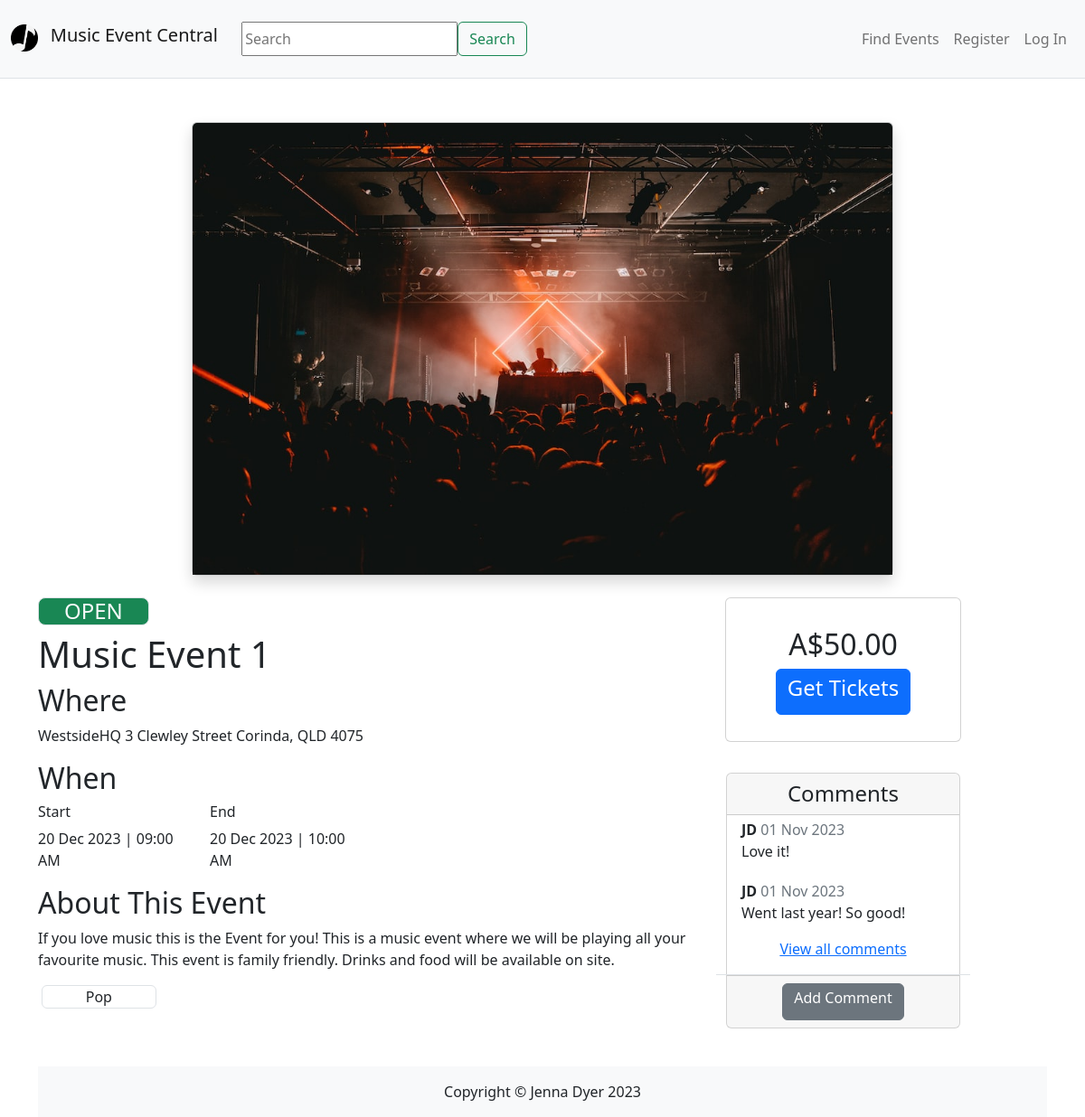
Page /events/details=1 on the committed database.
### MusicEventCentral/models.py (models this page shows, shortened)
class Event(db.Model):
    __tablename__ = 'events'
    id = db.Column(db.Integer, primary_key=True)
    name = db.Column(db.String(80))
    start_time = db.Column(db.Time)
    end_time = db.Column(db.Time)
    start_date = db.Column(db.Date)
    end_date = db.Column(db.Date)
    location = db.Column(db.String(200))
    total_tickets = db.Column(db.Integer)
    tickets_avail = db.Column(db.Integer)
    status = db.Column(db.String(80), default="Open")
    description = db.Column(db.String(200))
    image = db.Column(db.String(400))
    price = db.Column(db.Numeric(precision=10, scale=2))
    genre = db.Column(db.String(80))
    user_id = db.Column(db.Integer, db.ForeignKey('users.id'))
    comments = db.relationship('Comment', backref='events')

class Comment(db.Model):
    __tablename__ = 'comments'
    id = db.Column(db.Integer, primary_key=True)
    text = db.Column(db.String(400))
    created_at = db.Column(db.DateTime, default=datetime.now())
    user_id = db.Column(db.Integer, db.ForeignKey('users.id'))
    event_id = db.Column(db.Integer, db.ForeignKey('events.id'))

class User(db.Model, UserMixin):
    __tablename__ = 'users'  # good practice to specify table name
    id = db.Column(db.Integer, primary_key=True)
    name = db.Column(db.String(100), index=True, unique=True, nullable=False)
    emailid = db.Column(db.String(100), index=True, nullable=False)
    phoneid = db.Column(db.String(40), index=True, nullable=False)
    password_hash = db.Column(db.String(255), nullable=False)
    comments = db.relationship('Comment', backref='user')

### MusicEventCentral/events.py (the view)
@ evtbp.route('/<genre>')
def genres(genre):
    events = db.session.scalars(
        db.select(Event).where(Event.genre == genre).order_by(Event.start_date.asc())).all()
    print(len(events))
    for event in events:
        update_status(event.id)
    return render_template('events/event_listing.html', events=events, genre=genre, genre_sort=True)

### MusicEventCentral/forms.py
class CommentForm(FlaskForm):
    text = TextAreaField('', [InputRequired()])
    submit = SubmitField('Create')

class BookingForm(FlaskForm):
    num_tickets = IntegerField(
        'Select number of tickets', validators=[InputRequired(), NumberRange(min=1, message='Minimum tickets is 1')])
    submit = SubmitField('Buy Now')

### MusicEventCentral/events.py (called while the page is built)
@ evtbp.route('/details=<id>')
def details(id):
    events = db.session.scalar(db.select(Event).where(Event.id == id))
    form = CommentForm()
    b_form = BookingForm()
    return render_template('events/event_details.html', event=events, form=form, b_form=b_form)

### MusicEventCentral/templates/events/event_details.html (shortened to what this page needs)
{% extends 'base.html' %}
{% from 'bootstrap5/form.html' import render_form %}
{% block content %}
<body>
    <div class="container-fluid">
        <div class="row justify-content-center mt-5 pb-4">
            <div class="col-md-8">
                <div class="card shadow bg-light">
                    <img class="card-img-top" style="max-height: 500px;" src="{{ event.image }}" alt="Event 1 Image">
                </div>
            </div>
        </div>
    </div>
    <div class="container">
        <div class="row justify-content-start">
            <div class="col-md-8"">
                {% if event.status == 'Sold Out': %} <h4
                class=" col-sm-2 rounded-3 text-center border bg-danger text-light">SOLD OUT</h4>
                {% elif event.status == 'Open': %} <h4
                    class=" col-sm-2 rounded-3 text-center border bg-success text-light">OPEN</h4>
                {% elif event.status == 'Inactive': %} <h4
                    class=" col-sm-2 rounded-3 text-center border bg-secondary text-light">INACTIVE</h4>
                {% elif event.status == 'Cancelled': %} <h4
                    class=" col-sm-2 rounded-3 text-center border bg-warning text-dark">CANCELLED</h4>
                {% endif %}
                <h1>{{ event.name }}</h1>
                <h2>Where</h2>
                <p>{{ event.location }}</p>
                <h2>When</h2>
                <div class="row">
                    <div class="col-md-3">
                        <h6>Start</h6>
                        <p>{{ event.start_date.strftime('%d %b %Y') }} | {{
                            event.start_time.strftime('%H:%M %p') }}</p>
                    </div>
                    <div class="col-md-3">
                        <h6>End</h6>
                        <p>{{ event.end_date.strftime('%d %b %Y') }} | {{
                            event.end_time.strftime('%I:%M %p') }}</p>
                    </div>
                </div>
                <h2>About This Event</h2>
                <p>{{ event.description }}</p>
                <div class="row">
                    <p class="col-md-2 mx-3 rounded border text-center">{{ event.genre }}</p>
                </div>
            </div>
            <div class="col-md-3">
                <div class="card " style=" height: 10rem;">
                    <div class="card-body">
                        <div class="text-center">
                            <h2 class="card-title">A${{ event.price }}</h2>
                            {% if event.status == 'Open'%}
                            <button type="button" class="btn btn-primary" data-bs-toggle="modal"
                                data-bs-target="#bookingModal">
                                <h4>Get Tickets</h4>
                            </button>
                            {% else %}
                            <button type="button" disabled class="btn btn-secondary" data-bs-toggle="modal"
                                data-bs-target="#bookingModal">
                                <h4>Get Tickets</h4>
                            </button>
                            {% endif %}
                        </div>
                </div>
                <div class="card mt-5 mb-3">
                    <h4 class="card-header text-center">Comments</h4>
                    {% if event.comments %}
                    <div class="row border-bottom">
                        {% for comment in event.comments if comment.id > (event.comments|length ) - 3 %}
                        <div class=" col-md-12 mx-3 mt-1 ">
                            <b>{{ comment.user.name }} </b>
                            <span class=" ml-2 text-light text-muted">{{comment.created_at.strftime('%d %b %Y')}}</span>
                            <p>{{ comment.text }}</p>
                        </div>
                        {% endfor %}
                        <div>
                            <p class="text-center">
                                <a class="button" data-bs-toggle="modal" data-bs-target="#viewCommentsModal"> View all
                                    comments
                            </p></a>
                        </div>
                    </div>
                    {% else %}
                    <h6 class="mt-2 text-center">No Comments available for this event.</h6>
                    {% endif %}
                    <div class=" card-footer">
                        <div class="text-center">
                            <button type="button" class="btn btn-secondary" data-bs-toggle="modal"
                                data-bs-target="#commentModal">
                                <h6>Add Comment</h6>
                            </button>
                        </div>
                        </div>
                    </div>
                </div>
            </div>
        </div>
</body>
{% endblock %}

### MusicEventCentral/templates/base.html (shortened to what this page needs)
<html>
<head>
    <link href="https://cdn.jsdelivr.net/npm/bootstrap@5.2.1/dist/css/bootstrap.min.css" rel="stylesheet"
>
</head>
<body>
    <header class="bg-light border-bottom">
        <nav class="navbar navbar-expand-lg navbar-light bg-light">
            <div class="container-fluid ">
                <a href="/" class="navbar-brand">
                    <div class="row">
                        <div class="col-md-2">
                            <img class="img" style="max-height: 30px" src="/static/img/logo.png" alt="Logo">
                        </div>
                        <div class="col-md-2">
                            <h5>Music Event Central</h5>
                        </div>
                    </div>
                </a>
                <form class="d-flex mt-3" action="{{url_for('main.search')}}">
                    <input <input type="text" name="search" placeholder="Search" aria-label="Search" id="SearchForm">
                    <button class="btn btn-outline-success" type="submit">Search</button>
                </form>
                <div class="collapse navbar-collapse justify-content-end" id="navbarSupportedContent">
                    <div class="navbar-nav ml-auto">
                        {% if current_user.is_authenticated %}
                        <a class="nav-item nav-link disabled text-muted" href="#">Welcome {{current_user.name}}</a>
                        <a class="nav-item nav-link" href="/events/listing">Find Events</a>
                        <a class="nav-item nav-link" href="{{ url_for('event.create') }}">Create Event</a>
                        <a class="nav-item nav-link" href="{{ url_for('event.user_events') }}">My Events</a>
                        <a class="nav-item nav-link" href="{{ url_for('event.booking_history') }}">Booking History</a>
                        <a class="nav-item nav-link" href="{{ url_for('auth.logout') }}">Log Out</a>
                        {% else %}
                        <a class="nav-item nav-link" href="/events/listing">Find Events</a>
                        <a class="nav-item nav-link" href="{{ url_for('auth.register') }}">Register</a>
                        <a class="nav-item nav-link" href="{{ url_for('auth.login') }}">Log In</a>
                        {% endif %}
                    </div>
                </div>
            </div>
        </nav>
    </header>
    {% block content %}
    {% endblock %}
    <footer class="footer mt-5">
        <div class="text-center py-3 bg-light">
            <span class="text-dark">Copyright &copy; Jenna Dyer 2023</span>
        </div>
    </footer>
</body>
</html>

### rows in the picture
Event: image (picture), name "Music Event 1", location "WestsideHQ 3 Clewley Street Corinda, QLD 4075", start_date "20 Dec 2023", start_time "09:00 AM", end_date "20 Dec 2023", end_time "10:00 AM", description "If you love music this is the Event for you! This is a music event where we will be playing all your favourite music. This event is family friendly. Drinks and food will be available on site.", genre "Pop", price "50.00"
Comment: user.name "JD", created_at "01 Nov 2023", text "Love it!"
Comment: user.name "JD", created_at "01 Nov 2023", text "Went last year! So good!"
